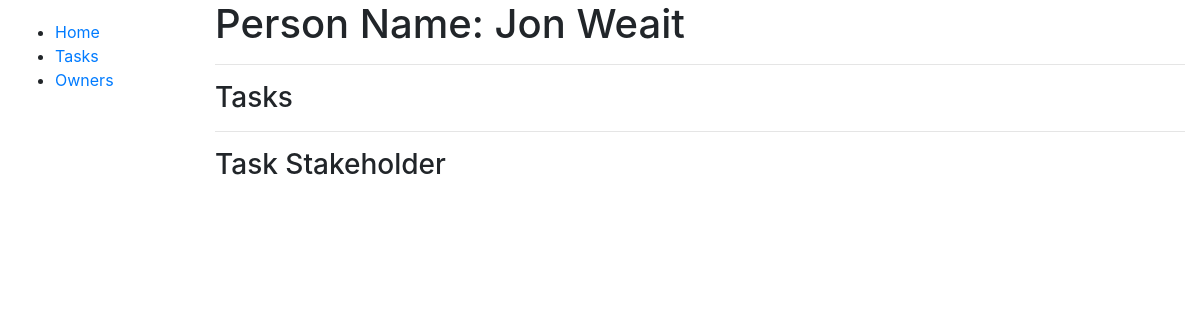
Before: /tasks/owners/3 with the older database file.
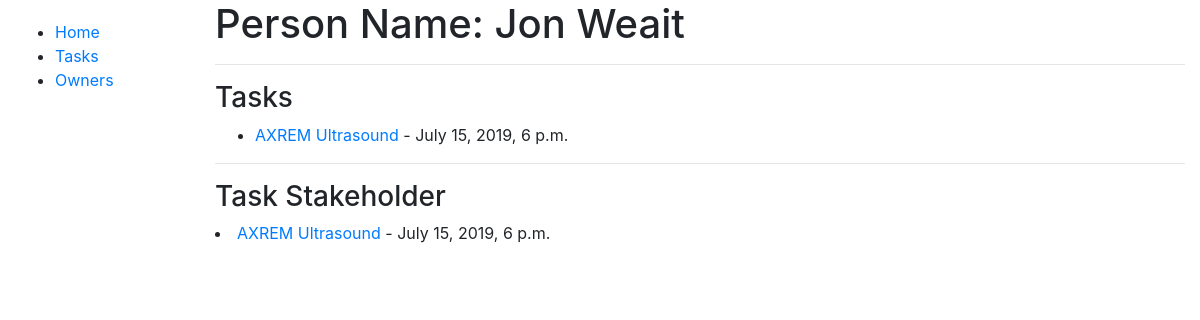
After: the same page with the newer database file.
### tasks/models.py (models this page shows, shortened)
class AbstractTask(models.Model):
    title = models.CharField(max_length=150, help_text='Task Name')
    owner = models.ForeignKey('Owner', null=False, blank=False, on_delete=models.CASCADE)
    description = models.TextField(blank=True, null=True)
    duration_days = models.IntegerField(default=0, null=True, blank=True)
    duration_hours = models.IntegerField(default=0, null=True, blank=True)
    duration_minutes = models.IntegerField(default=0, null=True, blank=True)
    due_date = models.DateTimeField(blank=False, null=False)
    started = models.BooleanField(default=False)
    finished = models.BooleanField(default=False)
    class Meta:
        ordering = ['due_date']
        abstract = True

class Task(AbstractTask):
    stakeholders = models.ManyToManyField('Stakeholder', blank=True)
    def get_absolute_url(self):
        return reverse('tasks:task-detail', kwargs={'pk': self.pk})

### tasks/views.py (the view)
# urls.py: path('owners/<int:pk>', PersonDetailView.as_view(), name='person-detail'),
class PersonDetailView(DetailView):
    model = Person

### tasks/models.py (called while the page is built)
    def name(self):
        return f'{self.first} {self.last}'

### tasks/templates/tasks/person_detail.html
{% extends 'base.html' %}
{% block content %}
<h1>Person Name: {{ person.name }}</h1>
<hr>
<h3>Tasks</h3>
<ul>
{% for owner in person.owner_set.all %}
    {% for task in owner.task_set.all %}
    <li><a href="{{ task.get_absolute_url }}">{{ task.title }}</a> - {{ task.due_date }}</li>
    {% endfor %}
{% endfor %}
</ul>
<hr>
<h3>Task Stakeholder</h3>
{% for stakeholder in person.stakeholder_set.all %}
    {% for task in stakeholder.task_set.all %}
    <li><a href="{{ task.get_absolute_url }}">{{ task.title }}</a> - {{ task.due_date }}</li>
    {% endfor %}
{% endfor %}
{% endblock %}

Changed rows visible on the page:
added Task: title "AXREM Ultrasound", due_date "July 15, 2019, 6 p.m."
